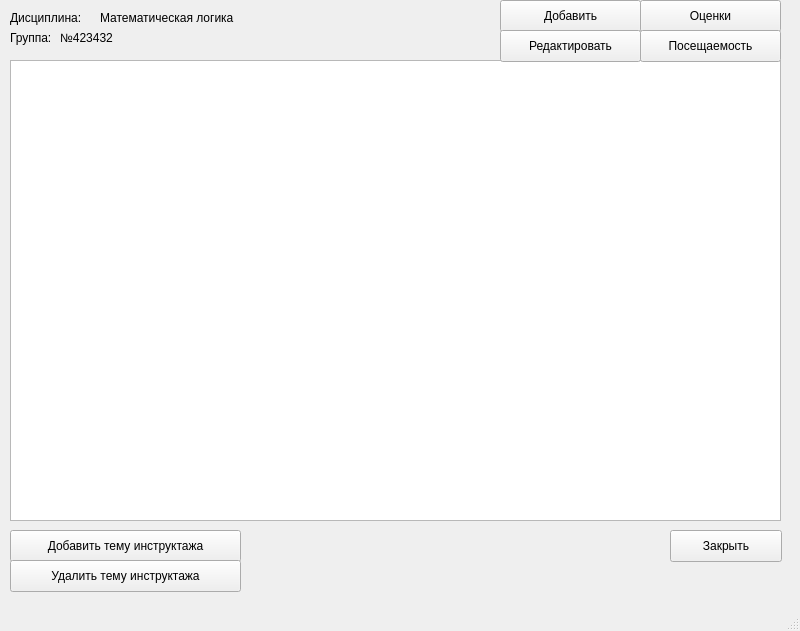
<?xml version="1.0" encoding="UTF-8"?>
<ui version="4.0">
 <class>MainWindow</class>
 <widget class="QMainWindow" name="MainWindow">
  <property name="geometry">
   <rect>
    <x>0</x>
    <y>0</y>
    <width>800</width>
    <height>631</height>
   </rect>
  </property>
  <property name="windowTitle">
   <string>Журнал техники безопасности</string>
  </property>
  <widget class="QWidget" name="centralwidget">
   <widget class="QTableWidget" name="tableWidget">
    <property name="geometry">
     <rect>
      <x>10</x>
      <y>60</y>
      <width>771</width>
      <height>461</height>
     </rect>
    </property>
   </widget>
   <widget class="QLabel" name="label">
    <property name="geometry">
     <rect>
      <x>10</x>
      <y>10</y>
      <width>91</width>
      <height>16</height>
     </rect>
    </property>
    <property name="text">
     <string>Дисциплина:</string>
    </property>
   </widget>
   <widget class="QLabel" name="label_2">
    <property name="geometry">
     <rect>
      <x>100</x>
      <y>10</y>
      <width>161</width>
      <height>16</height>
     </rect>
    </property>
    <property name="text">
     <string>Математическая логика</string>
    </property>
   </widget>
   <widget class="QLabel" name="label_3">
    <property name="geometry">
     <rect>
      <x>10</x>
      <y>30</y>
      <width>58</width>
      <height>16</height>
     </rect>
    </property>
    <property name="text">
     <string>Группа:</string>
    </property>
   </widget>
   <widget class="QLabel" name="label_4">
    <property name="geometry">
     <rect>
      <x>60</x>
      <y>30</y>
      <width>81</width>
      <height>16</height>
     </rect>
    </property>
    <property name="text">
     <string>№423432</string>
    </property>
   </widget>
   <widget class="QPushButton" name="pushButton">
    <property name="geometry">
     <rect>
      <x>500</x>
      <y>0</y>
      <width>141</width>
      <height>32</height>
     </rect>
    </property>
    <property name="text">
     <string>Добавить</string>
    </property>
   </widget>
   <widget class="QPushButton" name="pushButton_2">
    <property name="geometry">
     <rect>
      <x>500</x>
      <y>30</y>
      <width>141</width>
      <height>32</height>
     </rect>
    </property>
    <property name="text">
     <string>Редактировать</string>
    </property>
   </widget>
   <widget class="QPushButton" name="pushButton_3">
    <property name="geometry">
     <rect>
      <x>640</x>
      <y>0</y>
      <width>141</width>
      <height>32</height>
     </rect>
    </property>
    <property name="text">
     <string>Оценки</string>
    </property>
   </widget>
   <widget class="QPushButton" name="pushButton_4">
    <property name="geometry">
     <rect>
      <x>640</x>
      <y>30</y>
      <width>141</width>
      <height>32</height>
     </rect>
    </property>
    <property name="text">
     <string>Посещаемость</string>
    </property>
   </widget>
   <widget class="QPushButton" name="pushButton_5">
    <property name="geometry">
     <rect>
      <x>670</x>
      <y>530</y>
      <width>112</width>
      <height>32</height>
     </rect>
    </property>
    <property name="text">
     <string>Закрыть</string>
    </property>
   </widget>
   <widget class="QPushButton" name="pushButton_6">
    <property name="geometry">
     <rect>
      <x>10</x>
      <y>530</y>
      <width>231</width>
      <height>32</height>
     </rect>
    </property>
    <property name="text">
     <string>Добавить тему инструктажа</string>
    </property>
   </widget>
   <widget class="QPushButton" name="pushButton_7">
    <property name="geometry">
     <rect>
      <x>10</x>
      <y>560</y>
      <width>231</width>
      <height>32</height>
     </rect>
    </property>
    <property name="text">
     <string>Удалить тему инструктажа</string>
    </property>
   </widget>
  </widget>
  <widget class="QStatusBar" name="statusbar"/>
 </widget>
 <resources/>
 <connections/>
</ui>
